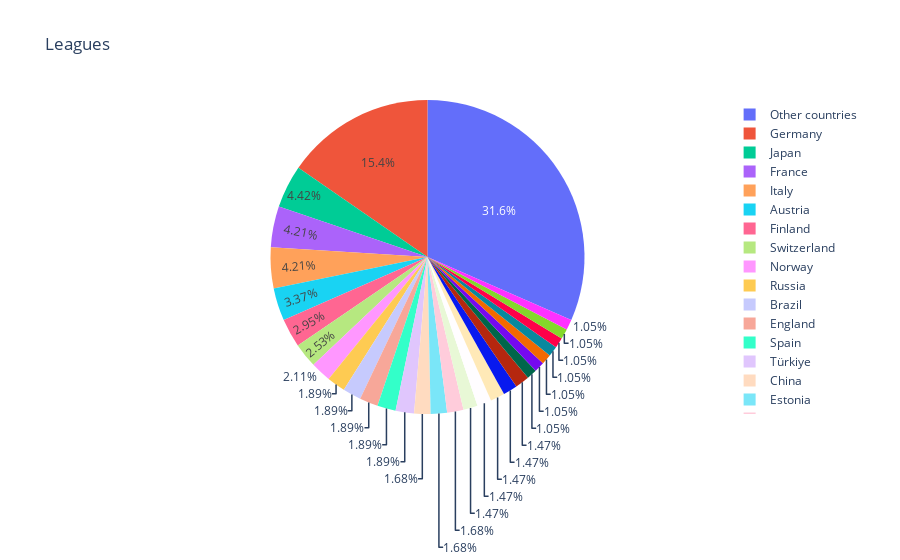

Here is the notebook cell this chart was saved with:
### Code cell
df.loc[df['qt'] < 5, 'country'] = 'Other countries'

fig = px.pie(df, values='qt', names='country', title='Leagues')
fig.show()

### Figure 1 — Plotly figure (JSON) as saved in the notebook; plotly's stock layout.template omitted (floating-point values rounded to 4 significant figures)
{"data": [{"domain": {"x": [0, 1], "y": [0, 1]}, "hovertemplate": "country=%{label}<br>qt=%{value}<extra></extra>", "labels": ["Germany", "Netherlands", "Russia", "Austria", "Other countries", "Belgium", "Other countries", "Other countries", "Other countries", "Other countries", "Argentina", "Other countries", "Other countries", "Other countries", "Brazil", "Other countries", "Bosnia-Herzegovina", "Other countries", "Switzerland", "Colombia", "France", "Other countries", "China", "Other countries", "England", "Other countries", "Other countries", "Czech Republic", "Denmark", "Other countries", "Spain", "Other countries", "Estonia", "Other countries", "Faroe Islands", "Finland", "Other countries", "Other countries", "Other countries", "Other countries", "Other countries", "Other countries", "Other countries", "Japan", "Other countries", "Italy", "Other countries", "Other countries", "Other countries", "Other countries", "Other countries", "Other countries", "Other countries", "Other countries", "Other countries", "Other countries", "Other countries", "Other countries", "Other countries", "Other countries", "Other countries", "Other countries", "Mexico", "Other countries", "Other countries", "Other countries", "United States", "Other countries", "Other countries", "Other countries", "Other countries", "Other countries", "Other countries", "Other countries", "Other countries", "Norway", "Other countries", "Other countries", "Other countries", "Other countries", "Poland", "Other countries", "Other countries", "Other countries", "Other countries", "Other countries", "Other countries", "Scotland", "Other countries", "Other countries", "Other countries", "Other countries", "Other countries", "Other countries", "Other countries", "Other countries", "Türkiye", "Other countries", "Other countries", "Other countries", "Other countries", "Other countries", "Other countries", "Other countries", "Other countries", "Uruguay", "Other countries", "Other countries", "Other countries", "Other countries", "Other countries"], "legendgroup": "", "name": "", "showlegend": true, "type": "pie", "values": [73, 7, 9, 16, 3, 7, 2, 1, 1, 2, 7, 2, 1, 2, 9, 1, 5, 2, 12, 7, 20, 1, 8, 2, 9, 2, 2, 5, 5, 1, 9, 3, 8, 1, 5, 14, 1, 2, 1, 1, 3, 1, 3, 21, 1, 20, 2, 2, 2, 3, 3, 2, 1, 4, 3, 1, 1, 2, 2, 1, 1, 2, 5, 2, 1, 1, 5, 2, 1, 1, 1, 1, 1, 3, 4, 10, 1, 1, 3, 1, 8, 2, 4, 2, 1, 2, 2, 7, 4, 2, 1, 1, 3, 3, 1, 1, 9, 1, 2, 2, 1, 3, 1, 1, 2, 5, 2, 1, 2, 3, 2]}], "layout": {"legend": {"tracegroupgap": 0}, "title": {"text": "Leagues"}}}
